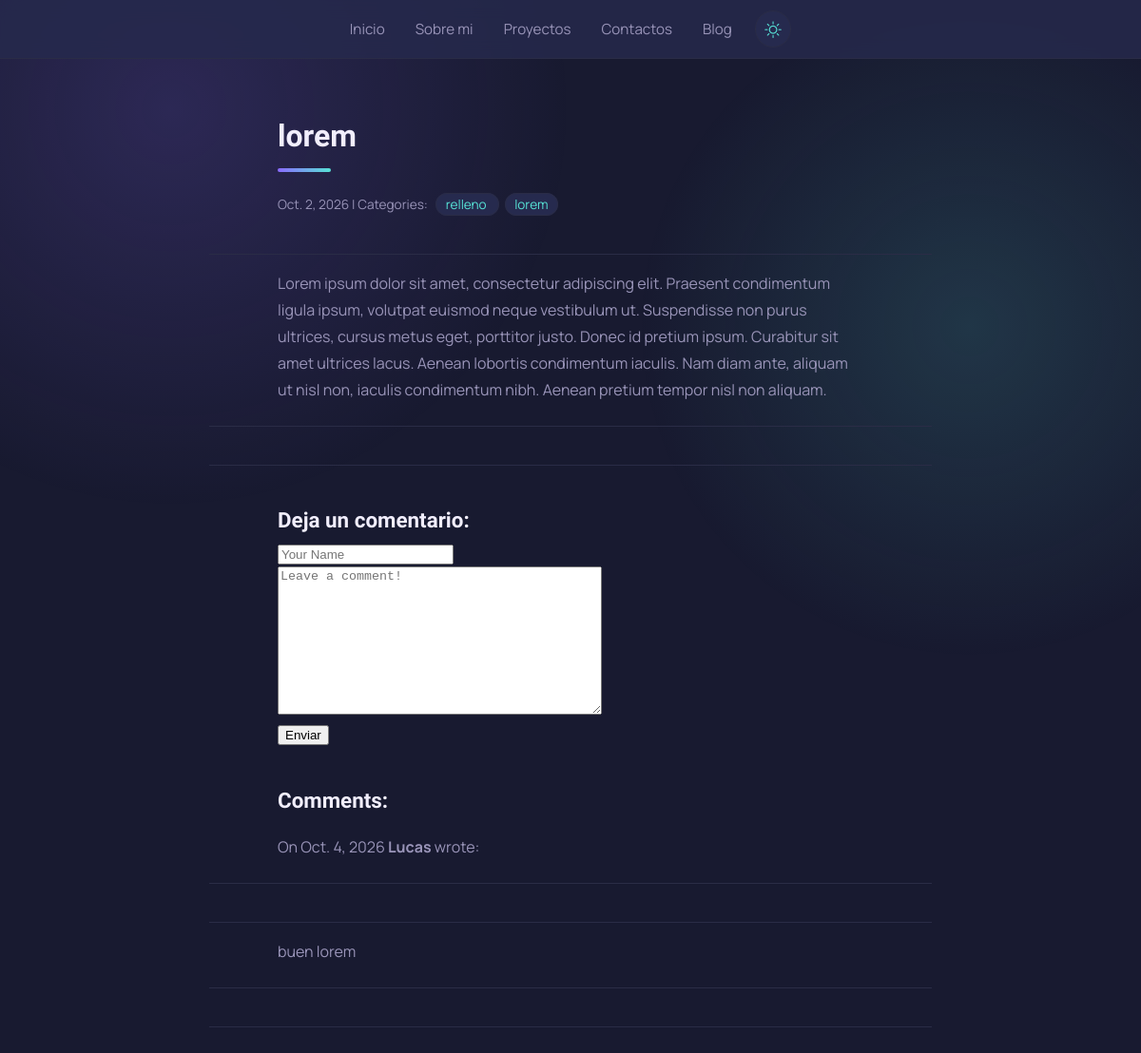
Page /blog/post/3/ on the earlier database version.
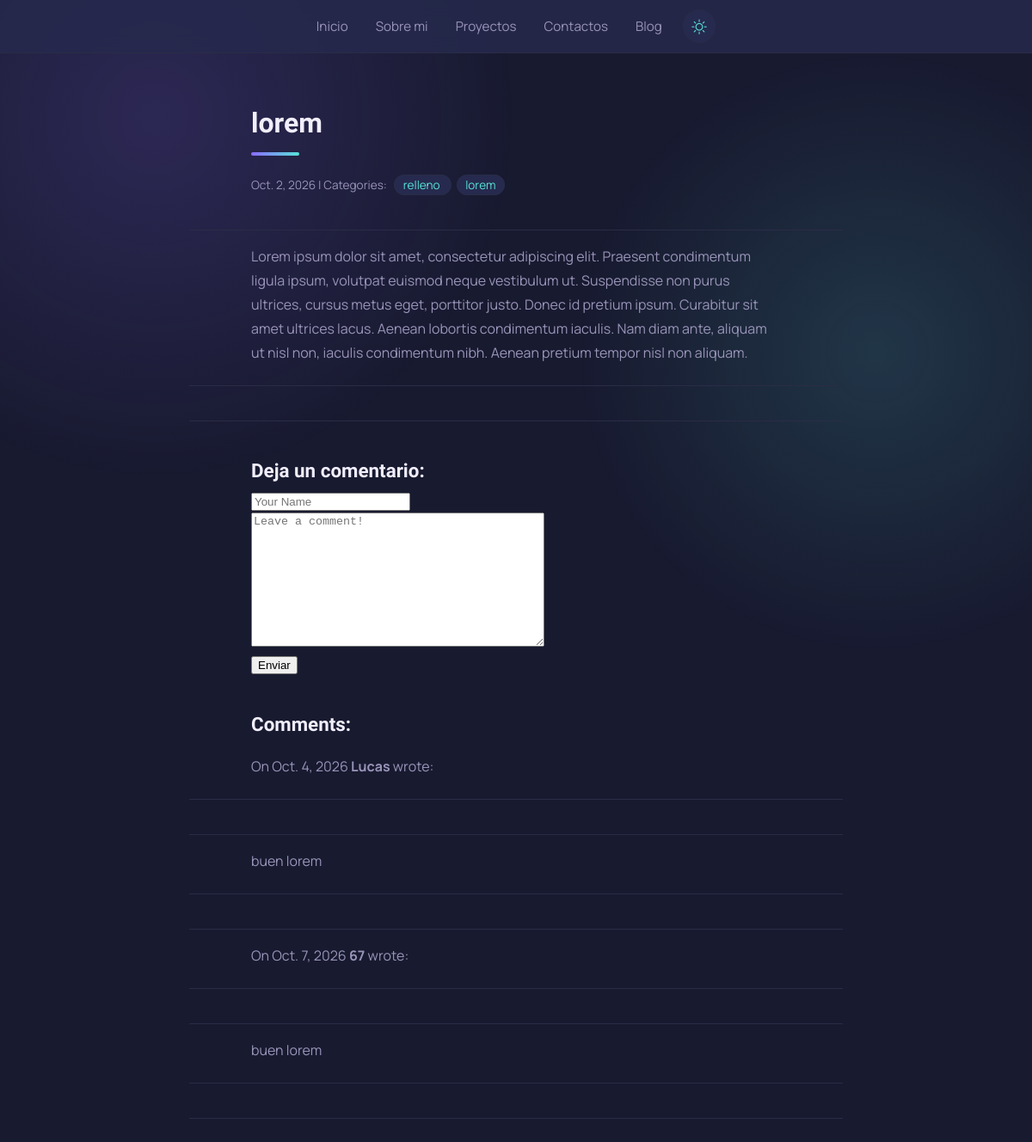
Same page on the later database version.
### blog/models.py (models this page shows, shortened)
class category(models.Model):
    name = models.CharField(max_length=30)
    class Meta:
        verbose_name_plural = "categories"

class comment(models.Model):
    author = models.CharField(max_length=60)
    body = models.TextField()
    created_on = models.DateTimeField(auto_now_add=True)
    post = models.ForeignKey("Post", on_delete=models.CASCADE)

### blog/views.py (the view, shortened to what this page needs)
# urls.py: path("post/<int:pk>/", views.blog_detail, name="blog_detail"),
def blog_detail(request, pk):
    post = Post.objects.get(pk=pk)
    form = commentform()
    comments = Comment.objects.filter(post=post)
    context = {
        "post": post,
        "comments": comments,
        "form": commentform(),
    }
    return render(request, "blog/detail.html", context)

### blog/forms.py
class commentform(forms.Form):
    author = forms.CharField(
        max_length=60,
        widget=forms.TextInput(
            attrs={"class": "form-control", "placeholder": "Your Name"}
        ),
    )
    body = forms.CharField(
        widget=forms.Textarea(
            attrs={"class": "form-control", "placeholder": "Leave a comment!"}
        )
    )

### blog/templates/blog/detail.html (shortened to what this page needs)
{% extends "base.html" %}
{% block page_title %}
    <h2>{{ post.title }}</h2>
{% endblock page_title %}
{% block page_content %}
    <small>
        {{ post.created_on.date }} | Categories:
        {% for category in post.categories.all %}
            <a href="{% url 'blog_category' category.name %}">
                {{ category.name }}
            </a>
        {% endfor %}
    </small>
    <p>{{ post.body | linebreaks }}</p>
    <h3>Deja un comentario:</h3>
    <form method="post">
        <div>
            {{ form.author }}
        </div>
        <div>
            {{ form.body }}
        </div>
        <button type="submit" class="btn btn-primary">Enviar</button>
    </form>
    <h3>Comments:</h3>
    {% for comment in comments %}
        <p>
            On {{ comment.created_on.date }} <b>{{ comment.author }}</b> wrote:
        </p>
        <p>
            {{ comment.body | linebreaks }}
        </p>
    {% endfor %}
{% endblock page_content %}

Differences in the rows shown:
added comment: created_on "Oct. 7, 2026", author "67", body "buen lorem"
